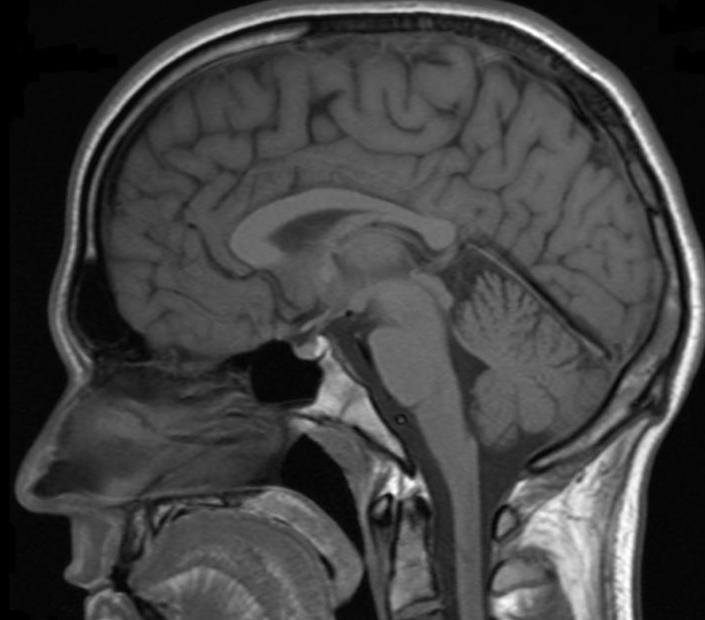
#> input picture HW4/Images/example1.jpg, 705 x 620 px, found by its file name; its folder holds only this picture in this run
$ python hw4-master.py
#> lines starting #> are read from the running program, lines starting #| are printed output that depends on the picture
#> the answer given: Images/example1.jpg
#> further down, img is the input picture: shape (620, 705, 3); min 0, max 255, mean 65.9
"""Histogram in Python con OpenCv and matplotlib"""
import cv2
import matplotlib.pyplot as plt

def rgbtogray(imagen):
    """Función para convertir una imagen rgb a black and white"""
    new_image = imagen
    for i in range(0, imagen.shape[0]):
        for j in range(0, imagen.shape[1]):
            new_blue = int(imagen[i,j,0])
            new_green = int(imagen[i,j,1])
            new_red = int(imagen[i,j,2])
            avg_of_channels = new_blue + new_green + new_red // 3
            if avg_of_channels > 255:
                avg_of_channels = 255
            new_image[i,j] = avg_of_channels
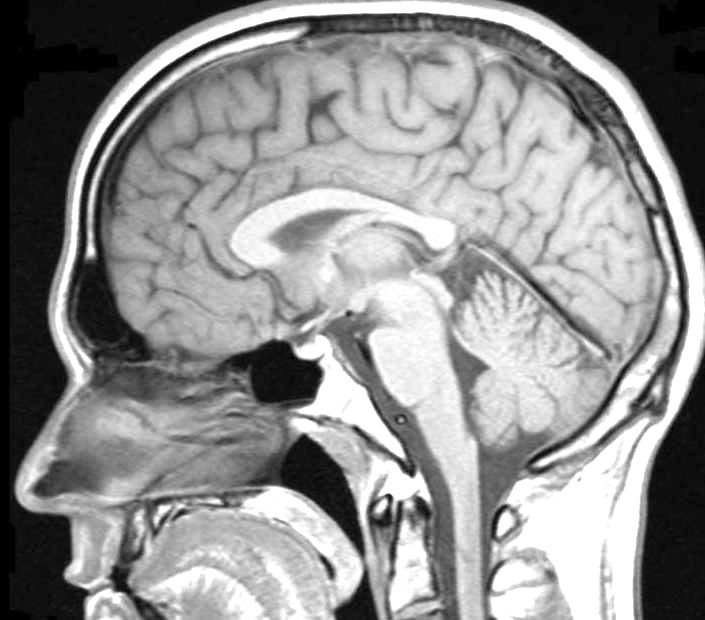
#> new_image: shape (620, 705, 3); min 0, max 255, mean 143.7
#> the answer given: out.png
    return new_image

def histogram(image):
    """Funcion para hacer histogramas de una imagen"""
    vector_histogram = []
    for i in range(0, image.shape[0]):
        for j in range(0, image.shape[1]):
            vector_histogram.append(image[i,j,0])
#> after the loop, vector_histogram = 437100 items

    plt.figure(1)
    plt.hist(vector_histogram, bins=max(vector_histogram))
    plt.title('Histogram of the image with the max length bins')
    plt.xlabel('Value')
    plt.ylabel('Quantity')

    plt.figure(2)
    plt.hist(vector_histogram, bins=30)
    plt.title('Histogram of the image with 30 bins')
    plt.xlabel('Value')
    plt.ylabel('Quantity')

    plt.show()
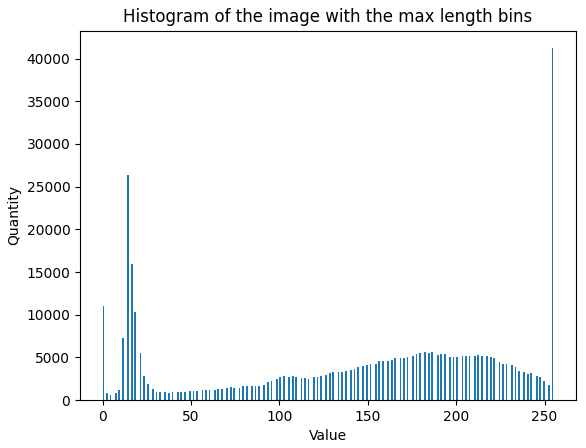
#> figure drawn by matplotlib, 1 panel; tallest bar 41207 high, from x = 254 to 255
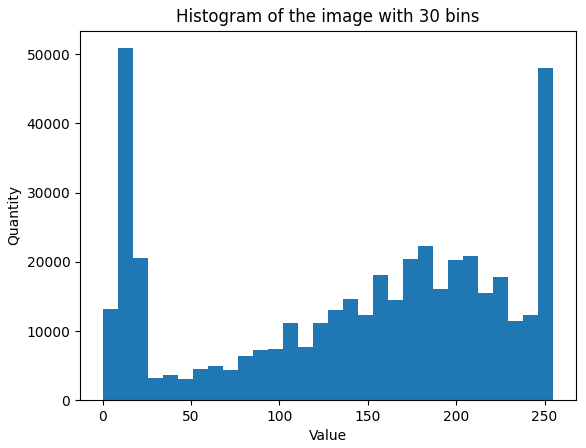
#> figure drawn by matplotlib, 1 panel; tallest bar 50876 high, from x = 8.5 to 17

if __name__=='__main__':
    image_name = input('Ingresa el nombre de la imagen: ')
    img = cv2.imread('Images/'+image_name)
    cv2.imshow('image',img)
    image_gray = rgbtogray(img)
    cv2.imwrite('Results/'+str(
        input('¿Con cuál nombre quieres guardar la nueva imagen?: '))+
        '.jpg', image_gray)
    cv2.imshow('image',image_gray)
    histogram(image_gray)

$ run again, on HW4/Images/example5.jpg
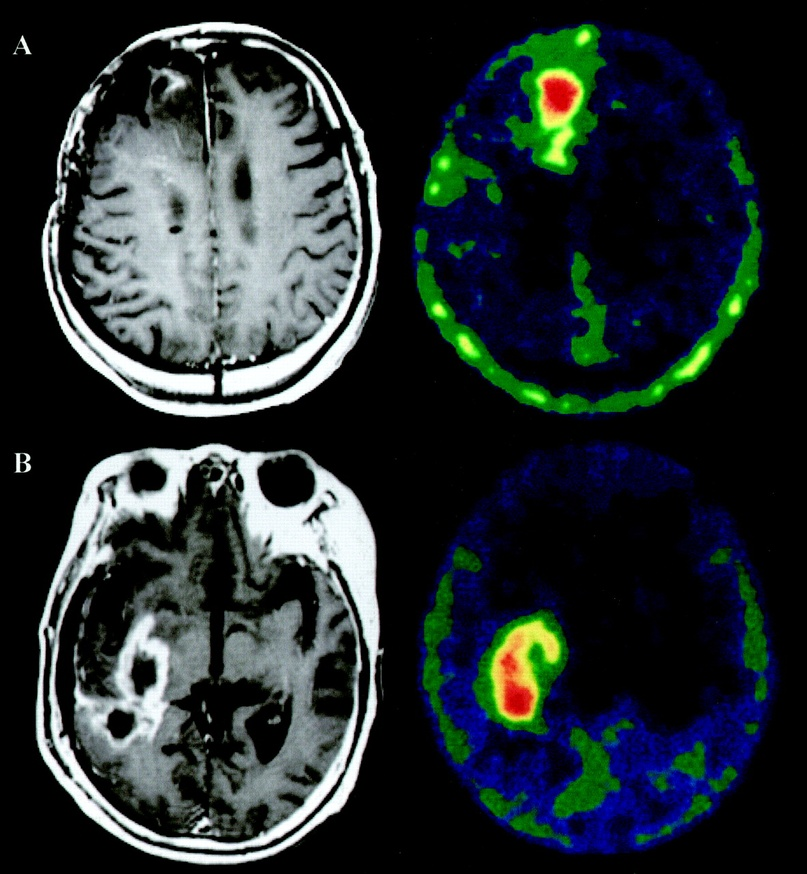
#> input picture HW4/Images/example5.jpg, 807 x 874 px, shrunk from 1182 x 1280 before the run, found by its file name
#> img is the input picture: shape (874, 807, 3); mean B, G, R 48.4, 46.8, 38.1
#> after the loop in rgbtogray, `for i in range(0, imagen.shape[0]):`:
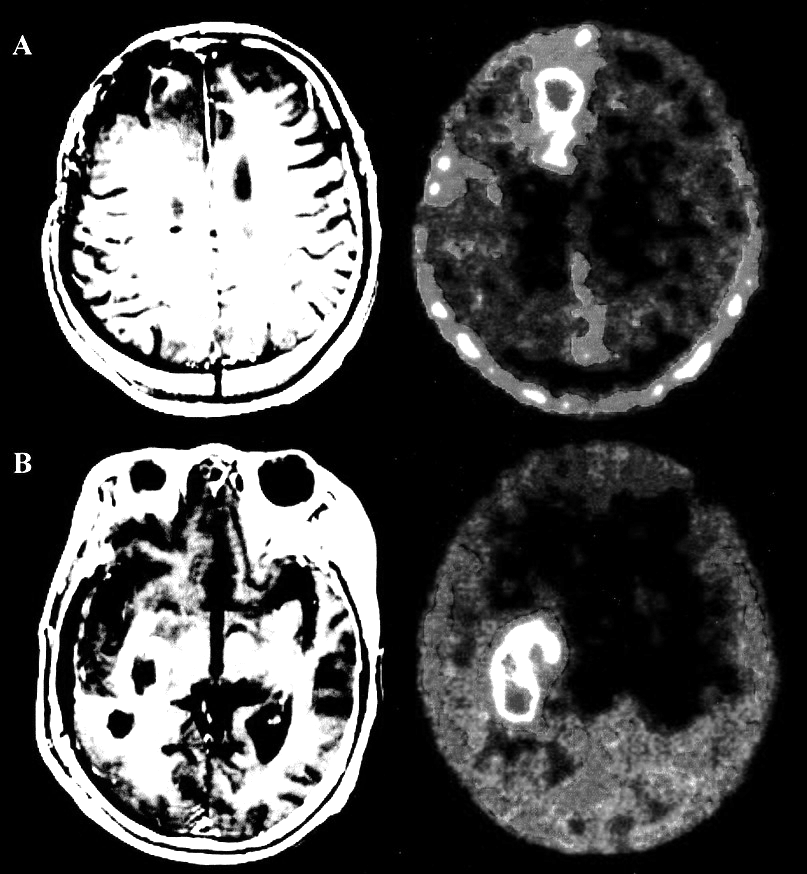
#> new_image: shape (874, 807, 3); min 0, max 255, mean 74.5
#> after the loop in histogram, `for i in range(0, image.shape[0]):`: vector_histogram = 705318 items
#> in histogram, `plt.show()`:
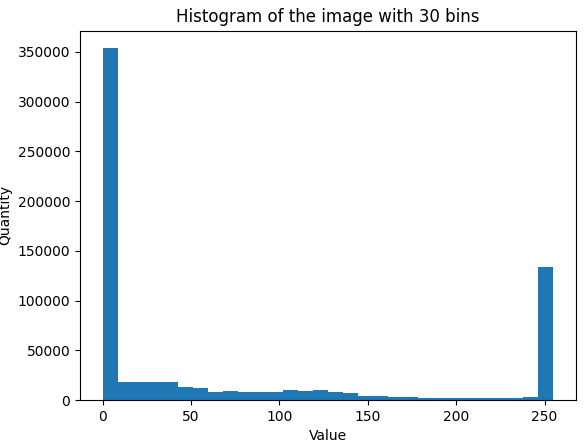
#> figure drawn by matplotlib, 1 panel; tallest bar 353791 high, from x = 0 to 8.5

$ run again, on HW4/Images/example6.jpg
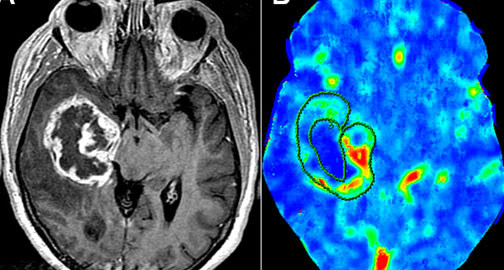
#> input picture HW4/Images/example6.jpg, 504 x 270 px, found by its file name
#> img is the input picture: shape (270, 504, 3); mean B, G, R 142, 99, 52
#> after the loop in rgbtogray, `for i in range(0, imagen.shape[0]):`:
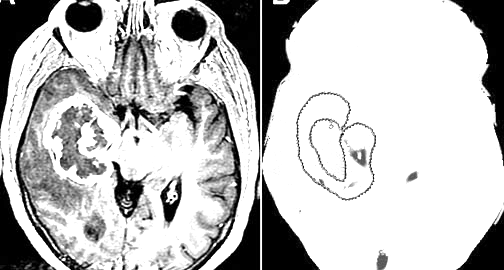
#> new_image: shape (270, 504, 3); min 0, max 255, mean 190.2
#> after the loop in histogram, `for i in range(0, image.shape[0]):`: vector_histogram = 136080 items
#> in histogram, `plt.show()`:
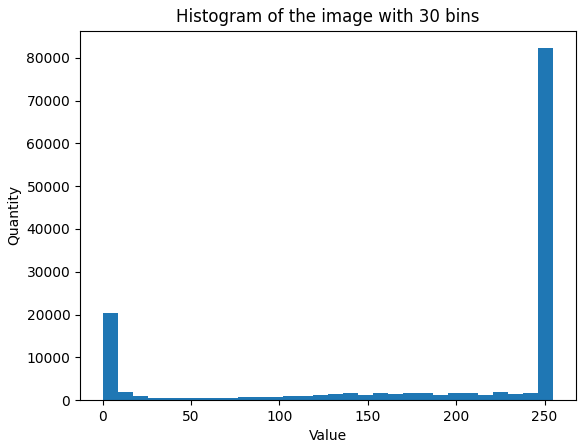
#> figure drawn by matplotlib, 1 panel; tallest bar 82233 high, from x = 246.5 to 255

$ run again, on HW4/Images/example2.jpg
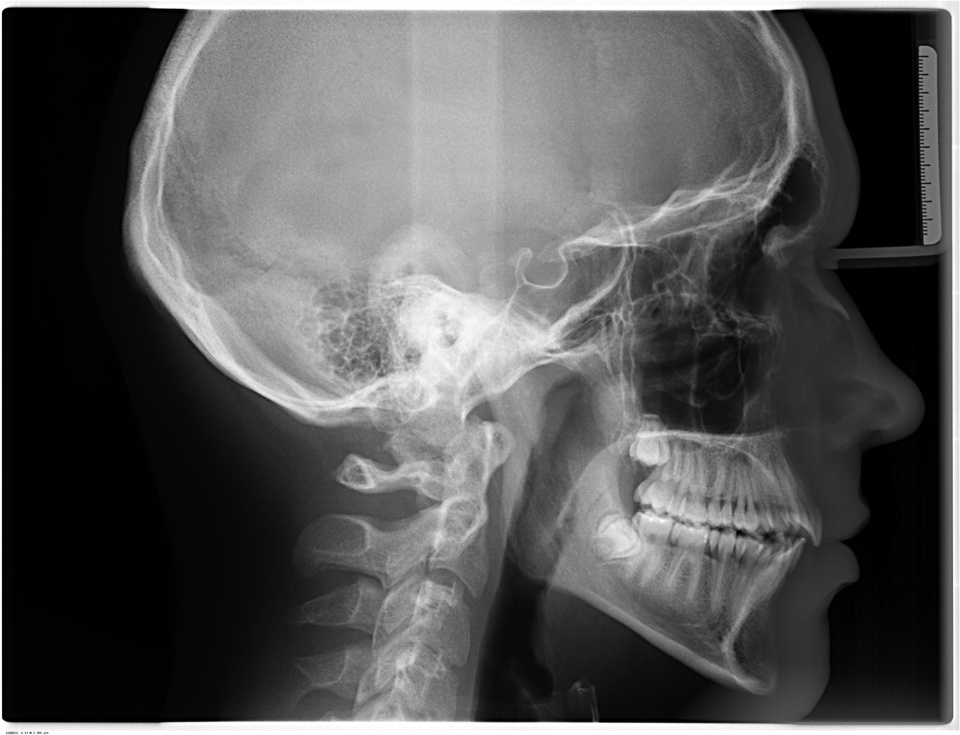
#> input picture HW4/Images/example2.jpg, 960 x 735 px, shrunk from 2808 x 2148 before the run, found by its file name
#> img is the input picture: shape (735, 960, 3); min 0, max 255, mean 86.5
#> after the loop in rgbtogray, `for i in range(0, imagen.shape[0]):`:
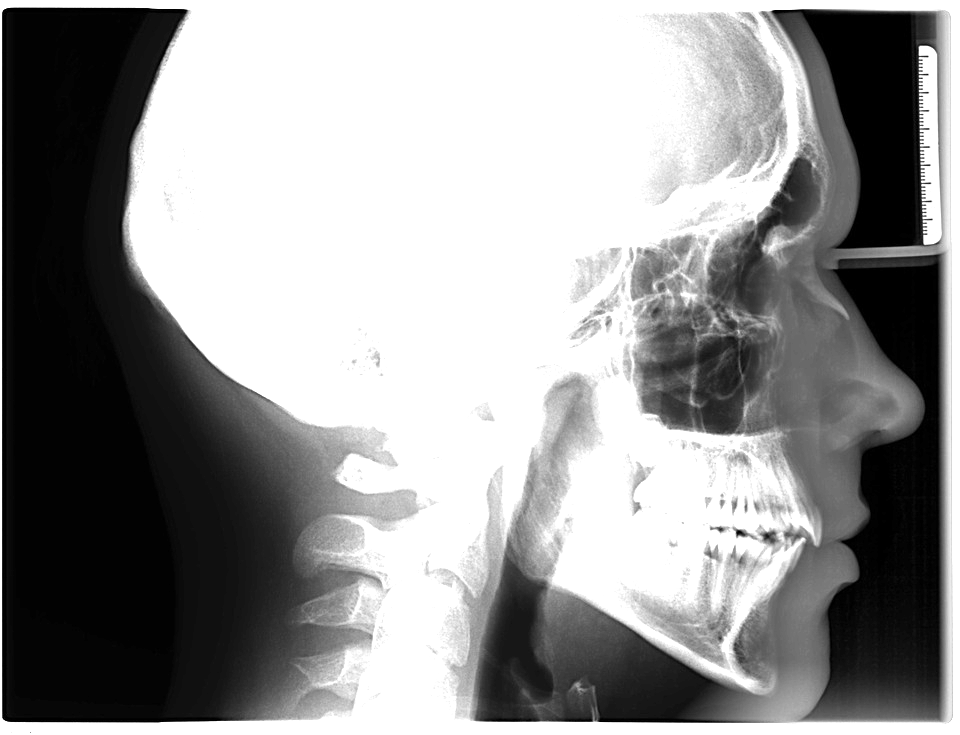
#> new_image: shape (735, 960, 3); min 0, max 255, mean 149.2
#> after the loop in histogram, `for i in range(0, image.shape[0]):`: vector_histogram = 705600 items
#> in histogram, `plt.show()`:
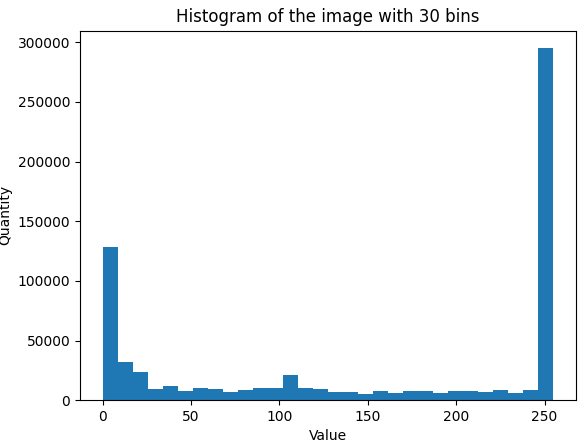
#> figure drawn by matplotlib, 1 panel; tallest bar 294954 high, from x = 246.5 to 255

$ run again, on HW4/Images/example3.png
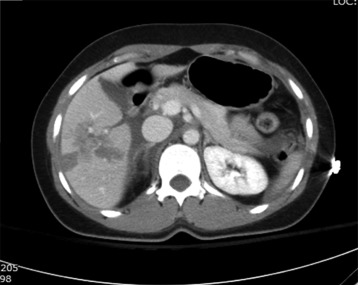
#> input picture HW4/Images/example3.png, 358 x 285 px, found by its file name
#> img is the input picture: shape (285, 358, 3); min 0, max 255, mean 53.6
#> after the loop in rgbtogray, `for i in range(0, imagen.shape[0]):`:
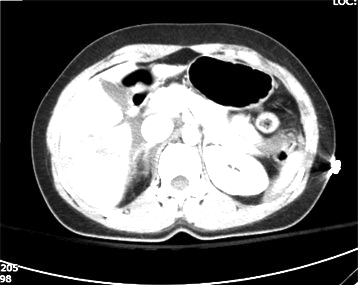
#> new_image: shape (285, 358, 3); min 0, max 255, mean 96.8
#> after the loop in histogram, `for i in range(0, image.shape[0]):`: vector_histogram = 102030 items
#> in histogram, `plt.show()`:
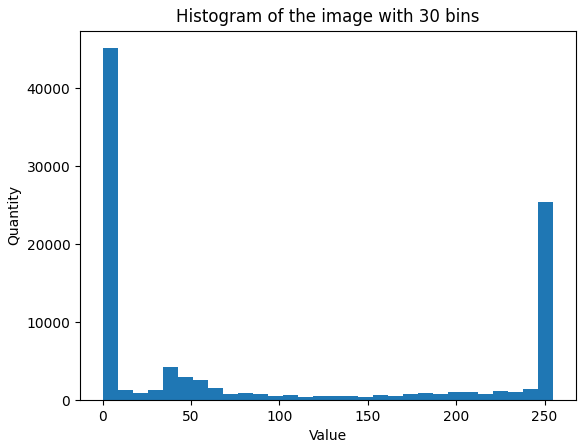
#> figure drawn by matplotlib, 1 panel; tallest bar 45113 high, from x = 0 to 8.5
